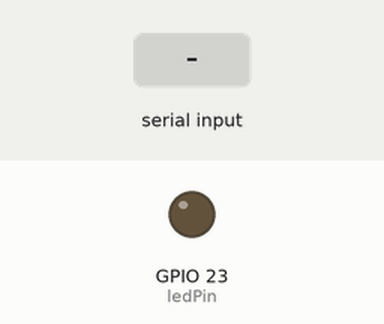
Recording of a sketch running on a simulated ESP32. On the bench: output pins drawn as LEDs (lit = HIGH). Inputs (shaded band) come from the test bench.

Above: at 1.3 s.
1.4 s: byte 30 received over Serial
At 2.3 s:
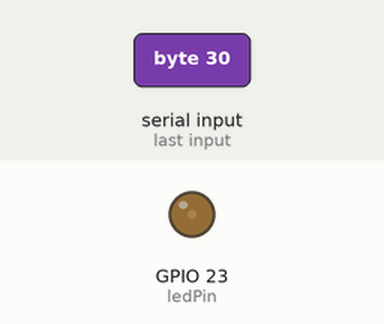
2.9 s: byte 90 received over Serial
At 3.4 s:
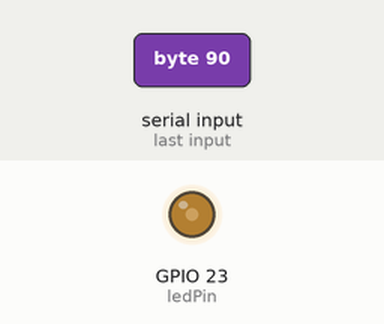
Timing chart, 0 to 5.9 s (numbered marks = the images above; inputs shaded):
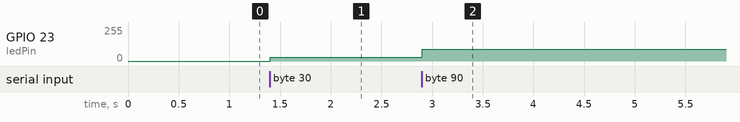

The sketch:

matlab_com.ino
```cpp
const int ledPin = 23;

const int freq = 5000;
const int ledChannel = 0;
const int resolution = 8;

void setup() {
  // put your setup code here, to run once:
  pinMode(ledPin, OUTPUT);

  ledcSetup(ledChannel, freq, resolution);
  ledcAttachPin(ledPin, ledChannel);

  Serial.begin(115200);
  delay(100);
}

int iBuffer;

void loop() {
  // put your main code here, to run repeatedly:

  if(Serial.available() > 0)
  {
    iBuffer = Serial.read();

    ledcWrite(ledChannel, iBuffer);
  }

  delay(10);
}
```

Measured:
- after the input at 1.4 s, GPIO 23 (ledPin): 0/255 → 30/255 at once
- after the input at 2.9 s, GPIO 23 (ledPin): 30/255 → 90/255 at once
